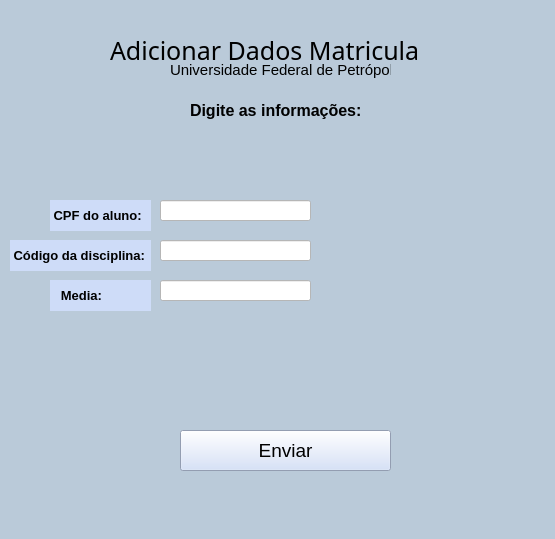
<?xml version="1.0" encoding="UTF-8"?>
<ui version="4.0">
 <class>MainWindow</class>
 <widget class="QMainWindow" name="MainWindow">
  <property name="geometry">
   <rect>
    <x>0</x>
    <y>0</y>
    <width>555</width>
    <height>539</height>
   </rect>
  </property>
  <property name="windowTitle">
   <string>MainWindow</string>
  </property>
  <property name="styleSheet">
   <string notr="true">background-color: rgb(186, 202, 217);
</string>
  </property>
  <widget class="QWidget" name="centralwidget">
   <widget class="QLineEdit" name="lineEdit_3">
    <property name="geometry">
     <rect>
      <x>160</x>
      <y>280</y>
      <width>151</width>
      <height>21</height>
     </rect>
    </property>
    <property name="styleSheet">
     <string notr="true">background-color: rgb(255, 255, 255);</string>
    </property>
   </widget>
   <widget class="QLabel" name="label_2">
    <property name="geometry">
     <rect>
      <x>170</x>
      <y>60</y>
      <width>221</width>
      <height>20</height>
     </rect>
    </property>
    <property name="font">
     <font>
      <family>MS UI Gothic</family>
      <pointsize>11</pointsize>
     </font>
    </property>
    <property name="text">
     <string>Universidade Federal de Petrópolis</string>
    </property>
   </widget>
   <widget class="QLineEdit" name="lineEdit_2">
    <property name="geometry">
     <rect>
      <x>160</x>
      <y>240</y>
      <width>151</width>
      <height>21</height>
     </rect>
    </property>
    <property name="styleSheet">
     <string notr="true">background-color: rgb(255, 255, 255);</string>
    </property>
   </widget>
   <widget class="QLabel" name="label_3">
    <property name="geometry">
     <rect>
      <x>190</x>
      <y>100</y>
      <width>181</width>
      <height>21</height>
     </rect>
    </property>
    <property name="font">
     <font>
      <family>MS UI Gothic</family>
      <pointsize>12</pointsize>
      <weight>75</weight>
      <bold>true</bold>
     </font>
    </property>
    <property name="text">
     <string>Digite as informações:</string>
    </property>
   </widget>
   <widget class="QLabel" name="label_6">
    <property name="geometry">
     <rect>
      <x>50</x>
      <y>280</y>
      <width>101</width>
      <height>31</height>
     </rect>
    </property>
    <property name="font">
     <font>
      <family>MS UI Gothic</family>
      <pointsize>10</pointsize>
      <weight>75</weight>
      <bold>true</bold>
      <strikeout>false</strikeout>
     </font>
    </property>
    <property name="mouseTracking">
     <bool>false</bool>
    </property>
    <property name="tabletTracking">
     <bool>false</bool>
    </property>
    <property name="layoutDirection">
     <enum>Qt::LeftToRight</enum>
    </property>
    <property name="autoFillBackground">
     <bool>false</bool>
    </property>
    <property name="styleSheet">
     <string notr="true">
background-color: rgb(206, 220, 248);</string>
    </property>
    <property name="text">
     <string>   Media:</string>
    </property>
   </widget>
   <widget class="QLabel" name="label">
    <property name="geometry">
     <rect>
      <x>110</x>
      <y>40</y>
      <width>371</width>
      <height>21</height>
     </rect>
    </property>
    <property name="font">
     <font>
      <family>MS Gothic</family>
      <pointsize>19</pointsize>
     </font>
    </property>
    <property name="text">
     <string>Adicionar Dados Matricula</string>
    </property>
   </widget>
   <widget class="QLineEdit" name="lineEdit">
    <property name="geometry">
     <rect>
      <x>160</x>
      <y>200</y>
      <width>151</width>
      <height>21</height>
     </rect>
    </property>
    <property name="styleSheet">
     <string notr="true">background-color: rgb(255, 255, 255);</string>
    </property>
   </widget>
   <widget class="QLabel" name="label_5">
    <property name="geometry">
     <rect>
      <x>10</x>
      <y>240</y>
      <width>141</width>
      <height>31</height>
     </rect>
    </property>
    <property name="font">
     <font>
      <family>MS UI Gothic</family>
      <pointsize>10</pointsize>
      <weight>75</weight>
      <bold>true</bold>
      <strikeout>false</strikeout>
     </font>
    </property>
    <property name="styleSheet">
     <string notr="true">
background-color: rgb(206, 220, 248);</string>
    </property>
    <property name="text">
     <string> Código da disciplina:</string>
    </property>
   </widget>
   <widget class="QLabel" name="label_4">
    <property name="geometry">
     <rect>
      <x>50</x>
      <y>200</y>
      <width>101</width>
      <height>31</height>
     </rect>
    </property>
    <property name="font">
     <font>
      <family>MS UI Gothic</family>
      <pointsize>10</pointsize>
      <weight>75</weight>
      <bold>true</bold>
      <strikeout>false</strikeout>
     </font>
    </property>
    <property name="styleSheet">
     <string notr="true">
background-color: rgb(206, 220, 248);</string>
    </property>
    <property name="text">
     <string> CPF do aluno:</string>
    </property>
   </widget>
   <widget class="QPushButton" name="pushButton_2">
    <property name="geometry">
     <rect>
      <x>180</x>
      <y>430</y>
      <width>211</width>
      <height>41</height>
     </rect>
    </property>
    <property name="font">
     <font>
      <family>MS UI Gothic</family>
      <pointsize>14</pointsize>
     </font>
    </property>
    <property name="styleSheet">
     <string notr="true">
background-color: rgb(206, 220, 248);</string>
    </property>
    <property name="text">
     <string>Enviar</string>
    </property>
   </widget>
  </widget>
  <widget class="QStatusBar" name="statusbar"/>
 </widget>
 <resources/>
 <connections/>
</ui>
